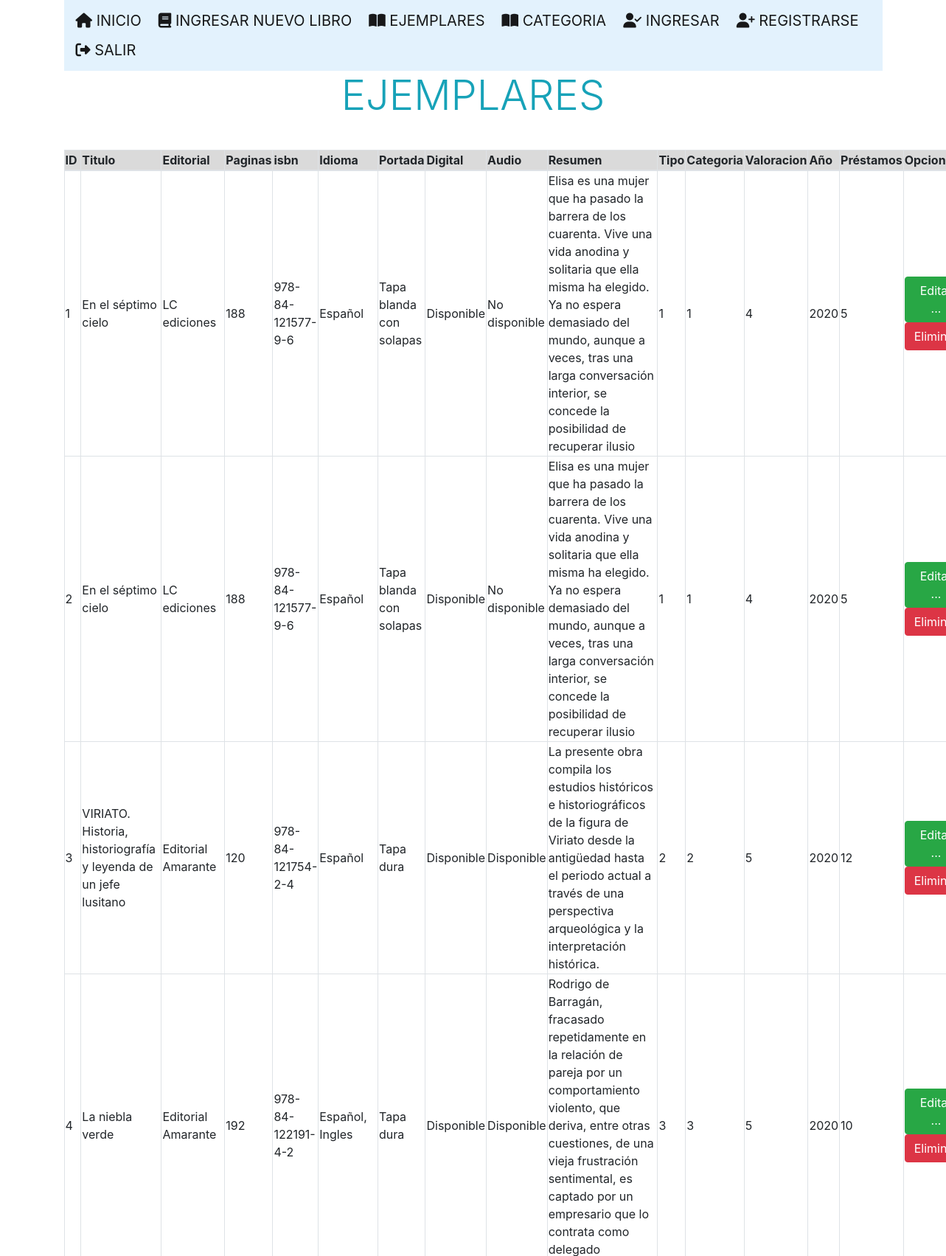
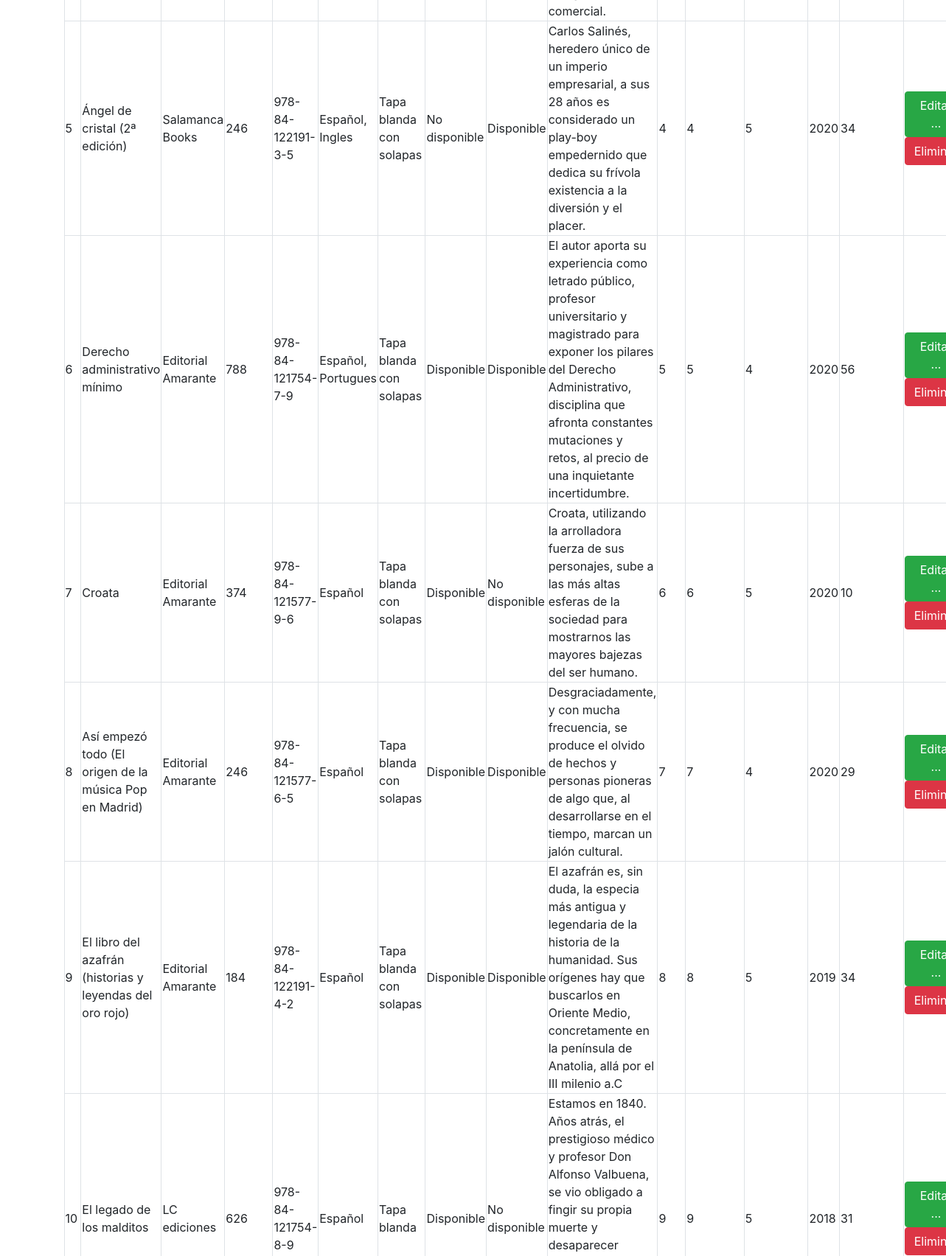
The app's page /index.php/usuario/ejemplar (upper part) with its own data (2 pictures, top to bottom).
### tables this page shows
CREATE TABLE `ejemplar` (
  `ejem_id` int(11) NOT NULL,
  `ejem_titulo` varchar(150) DEFAULT NULL,
  `ejem_editorial` varchar(45) DEFAULT NULL,
  `ejem_paginas` int(11) DEFAULT NULL,
  `ejem_isbn` varchar(20) DEFAULT NULL,
  `ejem_idioma` varchar(45) DEFAULT NULL,
  `ejem_portada` varchar(45) DEFAULT NULL,
  `ejem_digital` varchar(45) DEFAULT NULL,
  `ejem_audio` varchar(45) DEFAULT NULL,
  `ejem_resumen` varchar(255) DEFAULT NULL,
  `ejem_tipo_id` int(11) DEFAULT NULL,
  `ejem_cate_id` int(11) DEFAULT NULL,
  `ejem_valoracion` tinyint(1) DEFAULT NULL,
  `ejem_anio` int(11) DEFAULT NULL,
  `ejem_nprestamos` int(11) DEFAULT NULL
);

### application/controllers/Usuario.php (called while the page is built, shortened)
<?php
class Usuario extends CI_Controller
{
    public function __construct() {
        $this->load->model('model_usuario');
    }
    public function ejemplar(){
        $this->load->model('model_usuario');
        $result = $this->model_usuario->consultar();
        $datos = array('registros'=>$result);
        $this->load->view('header');
        $this->load->view('usuario/ejemplar',$datos);
        $this->load->view('footer');
    }
}

### index.php (called while the page is built, shortened)
<?php
require_once BASEPATH.'core/CodeIgniter.php';

### application/models/model_usuario.php (called while the page is built, shortened)
<?php
class Model_usuario extends CI_Model
{ public function __construct() {
    $this->load->database();
}
    public function consultar()
    {
        $query = $this->db->get('ejemplar', 30);
        return $query->result();
    }
}

### application/views/usuario/ejemplar.php (the view)
<div class="container">
<nav class="navbar navbar-light" style="background-color: #e3f2fd;">
  <a  href="<?php echo base_url('usuario/regresar') ?>" class="navbar-brand" href="#"><i class="fas fa-home"></i> INICIO</a>
  <a  href="<?php echo base_url('usuario/formulario') ?>" class="navbar-brand" href="#"><i class="fas fa-book"></i> INGRESAR NUEVO LIBRO</a>
  <a  href="<?php echo base_url('usuario/ejemplar') ?>"  class="navbar-brand" href="#"><i class="fas fa-book-open"></i> EJEMPLARES </a>
  <a  href="<?php echo base_url('usuario/categoria') ?>"  class="navbar-brand" href="#"><i class="fas fa-book-open"></i> CATEGORIA </a>
  <a href="<?php echo base_url('Login'); ?>" class="navbar-brand" href="#"><i class="fas fa-user-check"></i> INGRESAR</a>
  <a href="<?php echo base_url('Login/registro'); ?>" class="navbar-brand" href="#"><i class="fas fa-user-plus"></i> REGISTRARSE</a>
  <a href="<?php echo base_url('Login/salir'); ?>" class="navbar-brand" href="#"><i class="fas fa-sign-out-alt"></i> SALIR</a>
</nav>
<h2 align="center" class="display-4"><P class="text-info">EJEMPLARES</P></h2>
<br>
<table class="table-bordered">
    <thead>
        <tr class="table-active">
        <th scope="col">ID</th>
            <th scope="col"> Titulo</th>
            <th scope="col"> Editorial</th>
            <th scope="col"> Paginas</th>
            <th scope="col"> isbn</th>
            <th scope="col"> Idioma</th>
            <th scope="col"> Portada</th>
            <th  scope="col"> Digital</th>
            <th  scope="col"> Audio</th>
            <th  scope="col"> Resumen</th>
            <th  scope="col"> Tipo</th>
            <th  scope="col"> Categoria</th>
            <th  scope="col"> Valoracion</th>
            <th  scope="col"> Año</th>
            <th  scope="col"> Préstamos</th>
            <th scope="col" >Opciones</th>
        </tr>
    </thead>
    <tbody>
        <?php foreach ($registros as $reg): ?>
        <tr>
            <td><?php echo $reg->ejem_id; ?></td>
            <td><?php echo $reg->ejem_titulo; ?></td>
            <td><?php echo $reg->ejem_editorial; ?></td>
            <td><?php echo $reg->ejem_paginas; ?></td>
            <td><?php echo $reg->ejem_isbn; ?></td>
            <td><?php echo $reg->ejem_idioma; ?></td>
            <td><?php echo $reg->ejem_portada; ?></td>
            <td><?php echo $reg->ejem_digital; ?></td>
            <td><?php echo $reg->ejem_audio; ?></td>
            <td><?php echo $reg->ejem_resumen; ?></td>
            <td><?php echo $reg->ejem_tipo_id; ?></td>
            <td><?php echo $reg->ejem_cate_id; ?></td>
            <td><?php echo $reg->ejem_valoracion; ?></td>
            <td><?php echo $reg->ejem_anio; ?></td>
            <td><?php echo $reg->ejem_nprestamos; ?></td>
            <td><a class="btn btn-success" href="<?php echo base_url('usuario/edit');?>/<?php echo $reg->ejem_id;?>">Editar ...
            <a class="btn btn-danger" href="<?php echo base_url('usuario/eliminar');?>/<?php echo $reg->ejem_id;?>">Eliminar</td>
        </tr>
        <?php endforeach; ?>
    </tbody>
</table>
</div>

### records on screen
ejemplar: ejem_id "1", ejem_titulo "En el séptimo cielo", ejem_editorial "LC ediciones", ejem_paginas "188", ejem_isbn "978-84-121577-9-6", ejem_idioma "Español", ejem_portada "Tapa blanda con solapas", ejem_digital "Disponible", ejem_audio "No disponible", ejem_resumen "Elisa es una mujer que ha pasado la barrera de los cuarenta. Vive una vida anodina y solitaria que ella misma ha elegido. Ya no espera demasiado del mundo, aunque a veces, tras una larga conversación interior, se concede la posibilidad de recuperar ilusio", ejem_tipo "1", ejem_cate "1", ejem_valoracion "4", ejem_anio "2020", ejem_nprestamos "5"
ejemplar: ejem_id "2", ejem_titulo "En el séptimo cielo", ejem_editorial "LC ediciones", ejem_paginas "188", ejem_isbn "978-84-121577-9-6", ejem_idioma "Español", ejem_portada "Tapa blanda con solapas", ejem_digital "Disponible", ejem_audio "No disponible", ejem_resumen "Elisa es una mujer que ha pasado la barrera de los cuarenta. Vive una vida anodina y solitaria que ella misma ha elegido. Ya no espera demasiado del mundo, aunque a veces, tras una larga conversación interior, se concede la posibilidad de recuperar ilusio", ejem_tipo "1", ejem_cate "1", ejem_valoracion "4", ejem_anio "2020", ejem_nprestamos "5"
ejemplar: ejem_id "3", ejem_titulo "VIRIATO. Historia, historiografía y leyenda de un jefe lusitano", ejem_editorial "Editorial Amarante", ejem_paginas "120", ejem_isbn "978-84-121754-2-4", ejem_idioma "Español", ejem_portada "Tapa dura", ejem_digital "Disponible", ejem_audio "Disponible", ejem_resumen "La presente obra compila los estudios históricos e historiográficos de la figura de Viriato desde la antigüedad hasta el periodo actual a través de una perspectiva arqueológica y la interpretación histórica.", ejem_tipo "2", ejem_cate "2", ejem_valoracion "5", ejem_anio "2020", ejem_nprestamos "12"
ejemplar: ejem_id "4", ejem_titulo "La niebla verde", ejem_editorial "Editorial Amarante", ejem_paginas "192", ejem_isbn "978-84-122191-4-2", ejem_idioma "Español, Ingles", ejem_portada "Tapa dura", ejem_digital "Disponible", ejem_audio "Disponible", ejem_resumen "Rodrigo de Barragán, fracasado repetidamente en la relación de pareja por un comportamiento violento, que deriva, entre otras cuestiones, de una vieja frustración sentimental, es captado por un empresario que lo contrata como delegado comercial.", ejem_tipo "3", ejem_cate "3", ejem_valoracion "5", ejem_anio "2020", ejem_nprestamos "10"
ejemplar: ejem_id "5", ejem_titulo "Ángel de cristal (2ª edición)", ejem_editorial "Salamanca Books", ejem_paginas "246", ejem_isbn "978-84-122191-3-5", ejem_idioma "Español, Ingles", ejem_portada "Tapa blanda con solapas", ejem_digital "No disponible", ejem_audio "Disponible", ejem_resumen "Carlos Salinés, heredero único de un imperio empresarial, a sus 28 años es considerado un play-boy empedernido que dedica su frívola existencia a la diversión y el placer.", ejem_tipo "4", ejem_cate "4", ejem_valoracion "5", ejem_anio "2020", ejem_nprestamos "34"
ejemplar: ejem_id "6", ejem_titulo "Derecho administrativo mínimo", ejem_editorial "Editorial Amarante", ejem_paginas "788", ejem_isbn "978-84-121754-7-9", ejem_idioma "Español, Portugues", ejem_portada "Tapa blanda con solapas", ejem_digital "Disponible", ejem_audio "Disponible", ejem_resumen "El autor aporta su experiencia como letrado público, profesor universitario y magistrado para exponer los pilares del Derecho Administrativo, disciplina que afronta constantes mutaciones y retos, al precio de una inquietante incertidumbre.", ejem_tipo "5", ejem_cate "5", ejem_valoracion "4", ejem_anio "2020", ejem_nprestamos "56"
ejemplar: ejem_id "7", ejem_titulo "Croata", ejem_editorial "Editorial Amarante", ejem_paginas "374", ejem_isbn "978-84-121577-9-6", ejem_idioma "Español", ejem_portada "Tapa blanda con solapas", ejem_digital "Disponible", ejem_audio "No disponible", ejem_resumen "Croata, utilizando la arrolladora fuerza de sus personajes, sube a las más altas esferas de la sociedad para mostrarnos las mayores bajezas del ser humano.", ejem_tipo "6", ejem_cate "6", ejem_valoracion "5", ejem_anio "2020", ejem_nprestamos "10"
ejemplar: ejem_id "8", ejem_titulo "Así empezó todo (El origen de la música Pop en Madrid)", ejem_editorial "Editorial Amarante", ejem_paginas "246", ejem_isbn "978-84-121577-6-5", ejem_idioma "Español", ejem_portada "Tapa blanda con solapas", ejem_digital "Disponible", ejem_audio "Disponible", ejem_resumen "Desgraciadamente, y con mucha frecuencia, se produce el olvido de hechos y personas pioneras de algo que, al desarrollarse en el tiempo, marcan un jalón cultural.", ejem_tipo "7", ejem_cate "7", ejem_valoracion "4", ejem_anio "2020", ejem_nprestamos "29"
ejemplar: ejem_id "9", ejem_titulo "El libro del azafrán (historias y leyendas del oro rojo)", ejem_editorial "Editorial Amarante", ejem_paginas "184", ejem_isbn "978-84-122191-4-2", ejem_idioma "Español", ejem_portada "Tapa blanda con solapas", ejem_digital "Disponible", ejem_audio "Disponible", ejem_resumen "El azafrán es, sin duda, la especia más antigua y legendaria de la historia de la humanidad. Sus orígenes hay que buscarlos en Oriente Medio, concretamente en la península de Anatolia, allá por el III milenio a.C", ejem_tipo "8", ejem_cate "8", ejem_valoracion "5", ejem_anio "2019", ejem_nprestamos "34"
ejemplar: ejem_id "10", ejem_titulo "El legado de los malditos", ejem_editorial "LC ediciones", ejem_paginas "626", ejem_isbn "978-84-121754-8-9", ejem_idioma "Español", ejem_portada "Tapa blanda", ejem_digital "Disponible", ejem_audio "No disponible", ejem_tipo "9", ejem_cate "9", ejem_valoracion "5", ejem_anio "2018", ejem_nprestamos "31"
